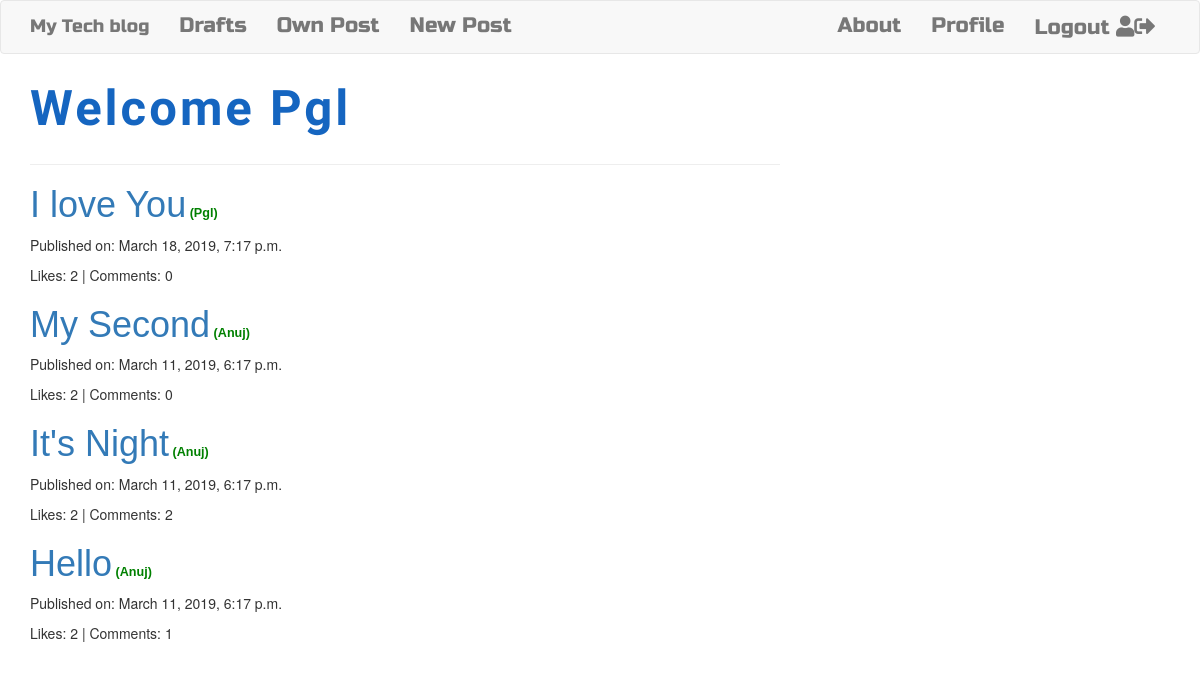
The page / (signed in) on the database its author committed.
### app_blog/models.py (models this page shows, shortened)
class Post(models.Model):
    author = models.ForeignKey('auth.User',on_delete=models.CASCADE)
    title = models.CharField(max_length = 200)
    text = models.TextField()
    created_date = models.DateTimeField(default=timezone.now)
    published_date = models.DateTimeField(blank=True, null=True)
    likes = models.ManyToManyField('auth.User',related_name='likes')
    def approve_comments(self):
        return self.comments.filter(approved_comment = True)
    @property
    def total_likes(self):
        return self.likes.count()

### app_blog/views.py (the view)
# urls.py: url(r'^$',views.PostListView.as_view(),name='post_list'),
class PostListView(ListView):
    model = Post
    def get_queryset(self):
        return Post.objects.filter(published_date__lte=timezone.now()).order_by('-published_date')

### app_blog/templates/app_blog/post_list.html (shortened to what this page needs)
{% extends 'app_blog/base.html' %}
{% block content %}
<div class="centerstage">
    {% if user.is_authenticated %}
    <div class="user">
        <span>Welcome </span> <span class="author">{{ user.username }}</span>
    </div>
    <hr>
    {% endif %}
    {% for post in post_list %}
    <div class="post">
        <h1><a href="{% url 'post_detail' pk=post.pk %}">{{ post.title }}</a><span class="author list_author"> ({{ post.author }})</span></h1>
        <div class="date">
            <p>Published on: {{ post.published_date }}</p>
        </div>
        <div class="like-comment">
            <p>Likes: {{ post.total_likes }} | Comments: {{ post.approve_comments.count }}</p>
        </div>
    </div>
    {% endfor %}
</div>
{% endblock %}

### app_blog/static/css/blog.css (style rules this page uses)
.user { color:#1565C0; font-size: 3.5em; font-family: 'Signika', sans-serif; letter-spacing: 3px; font-weight: 550; }
.author { text-transform: capitalize; }
.list_author { font-size: .35em; font-weight: 700; color: green; }
.centerstage { margin-left: auto; margin-right: auto; }
.post h1 { font-family: 'Noto Sans TC', sans-serif; }

### rows shown on the page
Post: title "I love You", author "Pgl", published_date "March 18, 2019, 7:17 p.m.", total_likes "2", approve_comments.count "0"
Post: title "My Second", author "Anuj", published_date "March 11, 2019, 6:17 p.m.", total_likes "2", approve_comments.count "0"
Post: title "It's Night", author "Anuj", published_date "March 11, 2019, 6:17 p.m.", total_likes "2", approve_comments.count "2"
Post: title "Hello", author "Anuj", published_date "March 11, 2019, 6:17 p.m.", total_likes "2", approve_comments.count "1"

### other values the page prints
{{ user.username }} "Pgl"
